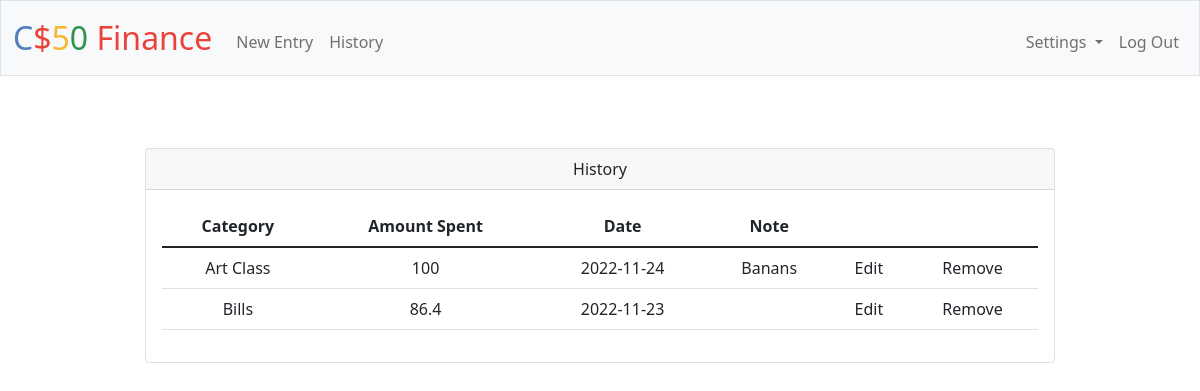
Page /history (signed in) on the earlier database version.
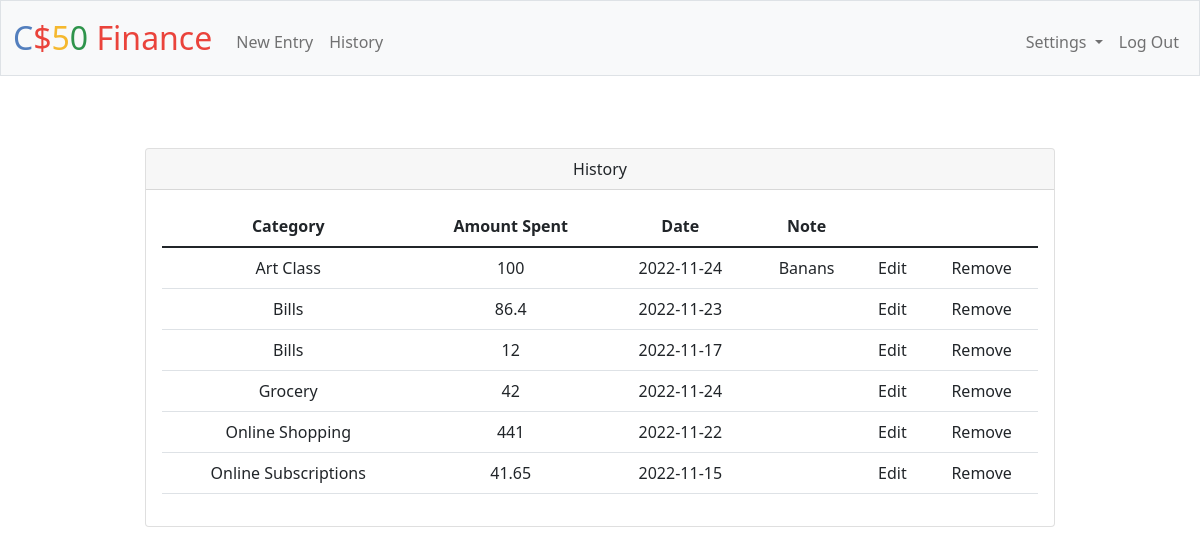
Same page on the later database version.
### tables this page shows
CREATE TABLE entries (
    id INTEGER PRIMARY KEY AUTOINCREMENT NOT NULL,
    amount NUMERIC NOT NULL,
    description TEXT,
    year NUMRIC NOT NULL,
    month NUMRIC NOT NULL,
    day NUMRIC NOT NULL,
    user_id INTEGER NOT NULL,
    category_id INTEGER NOT NULL,
    FOREIGN KEY (user_id) REFERENCES users (id),
    FOREIGN KEY (category_id) REFERENCES categories (id)
);

CREATE TABLE categories (
    id INTEGER PRIMARY KEY AUTOINCREMENT NOT NULL,
    category TEXT NOT NULL,
    user_id INTEGER NOT NULL,
    FOREIGN KEY (user_id) REFERENCES users (id)
);

### app.py (the view)
@app.route("/history")
@login_required
def history():
    history = db.execute(""" SELECT amount, description, year, month, day, categories.category
                FROM entries INNER JOIN categories ON category_id = categories.id
                WHERE entries.user_id=?""", session["user_id"])
    return render_template("history.html", history=history)

### app.py (called while the page is built)
@app.after_request
def after_request(response):
    response.headers["Cache-Control"] = "no-cache, no-store, must-revalidate"
    response.headers["Expires"] = 0
    response.headers["Pragma"] = "no-cache"
    return response

### helpers.py (called while the page is built)
def login_required(f):
    @wraps(f)
    def decorated_function(*args, **kwargs):
        if session.get("user_id") is None:
            return redirect("/login")
        return f(*args, **kwargs)
    return decorated_function

### templates/history.html (shortened to what this page needs)
{% extends "layout.html" %}
{% block main %}
  <div class="container-sm px-4 mt-4">
    <div class="col-xl-10 offset-lg-1">
      <div class="card mb-3">
        <div class="card-header">History</div>
        <div class="card-body">
          <form action="/personal" method="post">
            <table class="table">
              <thead>
                <tr>
                  <th scope="col">Category</th>
                  <th scope="col">Amount Spent</th>
                  <th scope="col">Date</th>
                  <th scope="col">Note</th>
                </tr>
              </thead>
              <tbody>
                {% for item in history %}
                  <tr>
                    <td>{{item.category|e}}</td>
                    <td>{{item.amount|e}}</td>
                    <td>{{item.year|e}}-{{item.month|e}}-{{item.day|e}}</td>
                    <td>{{item.description|e}}</td>
                    <td>Edit</td>
                    <td>Remove</td>
                  </tr>
                {% endfor %}
              </tbody>
              </table>
          </form>
        </div>
      </div>
    </div>
  </div>
{% endblock %}

### templates/layout.html (shortened to what this page needs)
<!DOCTYPE html>
<html lang="en">
  <head>
    <link href="https://cdn.jsdelivr.net/npm/bootstrap@5.1.3/dist/css/bootstrap.min.css" rel="stylesheet">
    <link href="/static/styles.css" rel="stylesheet">
  </head>
  <body>
    <nav class="bg-light border navbar navbar-expand-md navbar-light">
      <div class="container-fluid">
        <a class="navbar-brand" href="/"><span class="blue">C</span><span class="red">$</span><span class="yellow">5</span><span class="green">0</span> <span class="red">Finance</span></a>
        <div class="collapse navbar-collapse" id="navbar">
          {% if session["user_id"] %}
            <ul class="navbar-nav me-auto mt-2">
              <li class="nav-item"><a class="nav-link" href="/entry">New Entry</a></li>
              <li class="nav-item"><a class="nav-link" href="/history">History</a></li>
            </ul>
            <ul class="navbar-nav ms-auto mt-2">
              <li class="nav-item dropdown">
                <a class="nav-link dropdown-toggle" href="#" role="button" data-bs-toggle="dropdown" aria-expanded="false">
                  Settings
                </a>
              </li>
              <li class="nav-item"><a class="nav-link" href="/logout">Log Out</a></li>
            </ul>
          {% else %}
            <ul class="navbar-nav ms-auto mt-2">
              <li class="nav-item"><a class="nav-link" href="/register">Register</a></li>
              <li class="nav-item"><a class="nav-link" href="/login">Log In</a></li>
            </ul>
          {% endif %}
        </div>
      </div>
    </nav>
    <main class="container-fluid py-5 text-center">
      {% block main %}{% endblock %}
    </main>
  </body>
</html>

### static/styles.css (style rules this page uses)
nav .navbar-brand { font-size: xx-large; }
nav .navbar-brand .blue { color: #537fbe; }
nav .navbar-brand .red { color: #ea433b; }
nav .navbar-brand .yellow { color: #f5b82e; }
nav .navbar-brand .green { color: #2e944b; }

Differences in the rows shown:
added entries: category "Bills", amount "12", year "2022", month "11", day "17"
added entries: category "Grocery", amount "42", year "2022", month "11", day "24"
added entries: category "Online Shopping", amount "441", year "2022", month "11", day "22"
added entries: category "Online Subscriptions", amount "41.65", year "2022", month "11", day "15"
